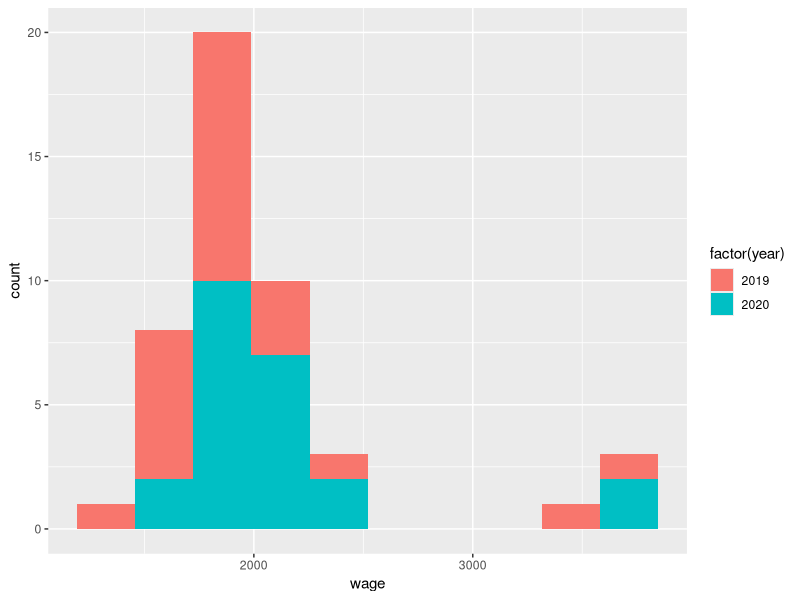
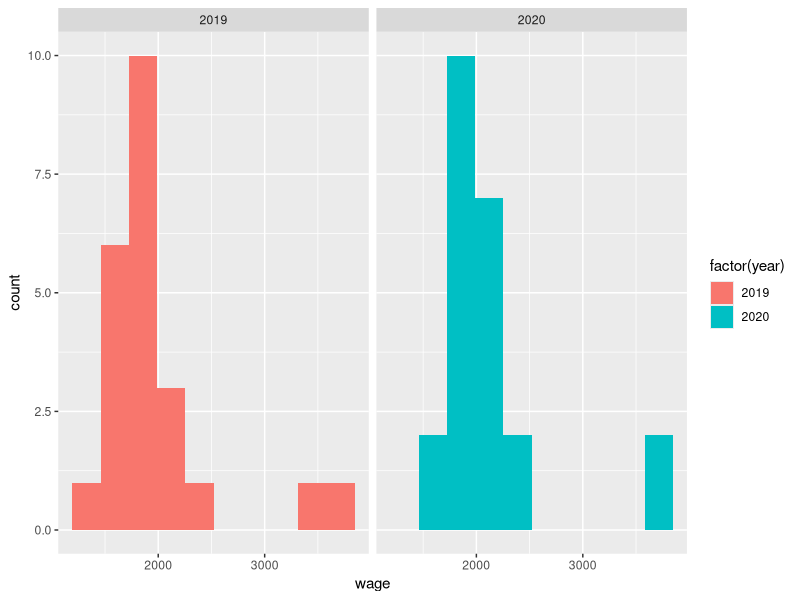

Generate these figures, in order, with R: (Note: this script raises an error after producing the figures.)
## ---- chunk 1
# if you've never installed this package before, do:
# install.packages("here")
library(here)
## ---- chunk 2
library(readxl)
## ---- chunk 3
base1 <- read_excel(here("_posts/2020-01-22-first-contact/Base_Excel.xlsx"), sheet = "Base1")
base2 <- read_excel(here("_posts/2020-01-22-first-contact/Base_Excel.xlsx"), sheet = "Base2")
base3 <- read_excel(here("_posts/2020-01-22-first-contact/Base_Excel.xlsx"), sheet = "Base3")
base4 <- read.table(here("_posts/2020-01-22-first-contact/Base_Text.txt"), header = TRUE)
## ---- chunk 4
library(dplyr)
base_created <- bind_rows(base1, base2)
base_created
## ---- chunk 5
base_created <- left_join(base_created, base3, by = "hhid")
base_created
## ---- chunk 6
# rename the second column of base_created and of base4
colnames(base_created)[2] <- "indid"
colnames(base4)[2] <- "indid"

# create the column "year", that will take the value 2019 
# for base_created and 2020 for base4
base_created$year <- 2019
base4$year <- 2020
## ---- chunk 7
base_created2 <- bind_rows(base_created, base4)
base_created2
## ---- chunk 8
base_created2 <- base_created2 %>% 
  group_by(hhid, indid) %>% 
  arrange(hhid, indid, year) %>%
  ungroup()
base_created2
## ---- chunk 9
library(tidyr)
base_created2 <- base_created2 %>%
  fill(select_if(., ~ any(is.na(.))) %>% 
         names(),
       .direction = 'down')
## ---- chunk 10
base_created2 <- base_created2 %>%
  select(hhid, indid, year, everything()) %>%
  unite(hhind, c(hhid, indid), sep = "", remove = FALSE) 
base_created2
## ---- chunk 11
# display the unique values of the column "location"
unique(base_created2$location)
# correct the errors
base_created2[base_created2 == "England_error"] <- "England"
base_created2[base_created2 == "Spain_error"] <- "Spain"
unique(base_created2$location)
## ---- chunk 12
base_created2$gender <- recode(base_created2$gender, `2` = 0)
## ---- chunk 13
library(Hmisc)
var.labels <- c(hhind = "individual's ID",
                hhid = "household's ID",
                indid = "individual's ID in the household",
                year = "year",
                surname = "surname",
                name = "name",
                gender = "1 if male, 0 if female",
                wage = "wage",
                location = "household's location")
base_created2 <- upData(base_created2, labels = var.labels)
## ---- chunk 14
contents(base_created2)
## ---- chunk 15
table(base_created2$gender, base_created2$year)
table(base_created2$location, base_created2$year)
## ---- chunk 16
describe(base_created2)
## ---- chunk 17
# you can change the argument in group_by() by gender for example
base_created2 %>%
  group_by(location) %>%
  summarize_at(.vars = "wage", .funs = "mean")
## ---- chunk 18
library(ggplot2)
hist1 <- ggplot(data = base_created2, 
                mapping = aes(wage, fill = factor(year))) +
  geom_histogram(bins = 10)
hist1
## ---- chunk 19
hist2 <- ggplot(data = base_created2, 
                mapping = aes(wage, fill = factor(year))) +
  geom_histogram(bins = 10) +
  facet_wrap(vars(year))
hist2
## ---- chunk 20
sessioninfo::session_info()
